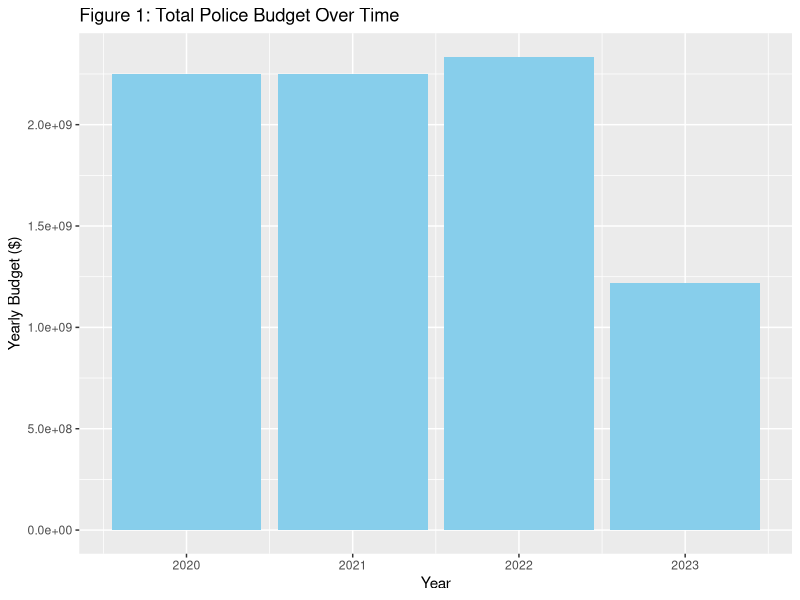

Here is the R script that generated this plot:
#### Preamble ####
# Purpose: Analyze Toronto Police Budget and Crime Rates Over Time
# Author: Yisu Hou
# Date: 21 September 2024
# Contact: yisu.hou@mail.utoronto.ca
# License: None
# Pre-requisites: None


#### Workspace setup ####
library(tidyverse)
library(knitr)
library(kableExtra)

#### Read data ####
data_bud <- read_csv("data/analysis_data/analysis_budget_data.csv")
data_cri <- read_csv("data/analysis_data/analysis_crime_data.csv")

### Model data ####
# table of yearly police budget over time
summary_table_bud <- data.frame(
  Year = c(2020, 2021, 2022, 2023),
  
  Yearly_Budget = c(sum(data_bud %>% filter(Fiscal_Year == 2020) %>%
                          select(Amount)),
                    sum(data_bud %>% filter(Fiscal_Year == 2021) %>%
                          select(Amount)),
                    sum(data_bud %>% filter(Fiscal_Year == 2022) %>%
                          select(Amount)),
                    sum(data_bud %>% filter(Fiscal_Year == 2023) %>%
                          select(Amount)))
)

summary_table_bud = summary_table_bud %>% mutate(
  Change_From_Last = case_when(
    Year == 2020 ~ NA,
    TRUE ~ Yearly_Budget - lag(Yearly_Budget)
  ),
  
  Percent_Change = case_when(
    Year == 2020 ~ NA,
    TRUE ~ round(100* ((Yearly_Budget - lag(Yearly_Budget))/
                                 lag(Yearly_Budget)), 2)
  )
)

# present the table using knitr
summary_table_bud %>%
  kable("html", col.names = c("Year", "Yearly Budget", 
                              "Change From Last", "Percent Change")) %>%
  kable_styling(bootstrap_options = c("striped",
                                      "hover", "condensed", "responsive"))

# table of number of crimes over time
summary_table_cri <- data.frame(
  Year = c(2020, 2021, 2022, 2023),
  
  Yearly_Crimes = c(sum(data_cri %>% filter(REPORT_YEAR == 2020) %>%
                          select(COUNT_)),
                    sum(data_cri %>% filter(REPORT_YEAR == 2021) %>%
                          select(COUNT_)),
                    sum(data_cri %>% filter(REPORT_YEAR == 2022) %>%
                          select(COUNT_)),
                    sum(data_cri %>% filter(REPORT_YEAR == 2023) %>%
                          select(COUNT_))),
  
  Cleared_Crimes = c(sum(data_cri %>% filter(REPORT_YEAR == 2020) %>%
                           select(COUNT_CLEARED)),
                     sum(data_cri %>% filter(REPORT_YEAR == 2021) %>%
                           select(COUNT_CLEARED)),
                     sum(data_cri %>% filter(REPORT_YEAR == 2022) %>%
                           select(COUNT_CLEARED)),
                     sum(data_cri %>% filter(REPORT_YEAR == 2023) %>%
                           select(COUNT_CLEARED)))
)

summary_table_cri <- summary_table_cri %>% mutate(
  Percentage_Cleared =  round(100*(Cleared_Crimes/Yearly_Crimes), 2)
)

# present the table using knitr
summary_table_cri %>%
  kable("html", col.names = c("Year", "Yearly Crimes", 
                              "Cleared Crimes", "Percent Cleared")) %>%
  kable_styling(bootstrap_options = c("striped",
                                      "hover", "condensed", "responsive"))


# graphs to show change in police budget and crime rates over time
ggplot(data = summary_table_bud, aes(x = Year, y = Yearly_Budget)) + 
  geom_bar(stat = "identity", fill = "skyblue") + 
  labs(
    title = "Figure 1: Total Police Budget Over Time",
    x = "Year",
    y = "Yearly Budget ($)"
  )
